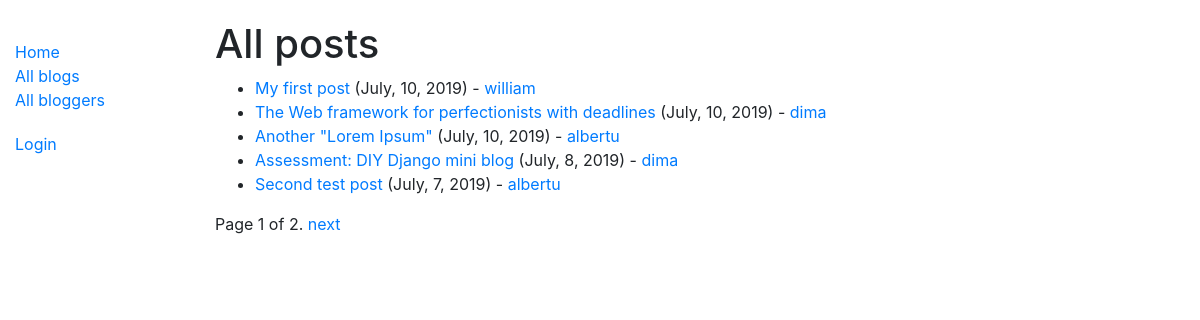
/blog/blogs/, run on the app's committed database.
### blog/models.py (models this page shows, shortened)
class Post(models.Model):
	title = models.CharField(max_length=100)
	body = models.TextField()
	created_at = models.DateTimeField(auto_now_add=True)
	author = models.ForeignKey(Author, on_delete=models.SET_NULL, null=True)
	def format_created_at(self):
		return self.created_at.strftime('%B, %-d, %Y')
	def get_absolute_url(self):
		return reverse('post-detail', args=[str(self.id)])
	class Meta:
		ordering = ['-created_at']

class Author(models.Model):
	user = models.ForeignKey(User, on_delete=models.SET_NULL, null=True)
	bio = models.TextField(max_length=500)
	def __str__(self):
		return self.user.username
	def get_absolute_url(self):
		return reverse('author-detail', args=[str(self.id)])
	class Meta:
		ordering = ['user']

### blog/views.py (the view)
# urls.py: path('blogs/', views.PostListView.as_view(), name='posts'),
class PostListView(generic.ListView):
	model = Post
	paginate_by = 5

### blog/templates/blog/post_list.html (shortened to what this page needs)
{% extends "base_generic.html" %}
{% block content %}
	<h1>All posts</h1>
	{% if post_list %}
	<ul>
		{% for post in post_list %}
			<li>
				<a href="{{ post.get_absolute_url }}">{{ post.title }}</a> ({{ post.format_created_at }}) -
				<a href="{{ post.author.get_absolute_url }}">{{ post.author }}</a>
			</li>
		{% endfor %}
	</ul>
	{% else %}
		<h4>There are no posts in blog.</h4>
	{% endif %}
{% endblock %}

### blog/static/css/styles.css (style rules this page uses)
body { margin-top: 20px; }

### data on the page
Post: title "My first post", format_created_at "July, 10, 2019", author "william"
Post: title "The Web framework for perfectionists with deadlines", format_created_at "July, 10, 2019", author "dima"
Post: title "Another \"Lorem Ipsum\"", format_created_at "July, 10, 2019", author "albertu"
Post: title "Assessment: DIY Django mini blog", format_created_at "July, 8, 2019", author "dima"
Post: title "Second test post", format_created_at "July, 7, 2019", author "albertu"

### other printed values
{{ page_obj.number }} "1"
{{ page_obj.paginator.num_pages }} "2"
